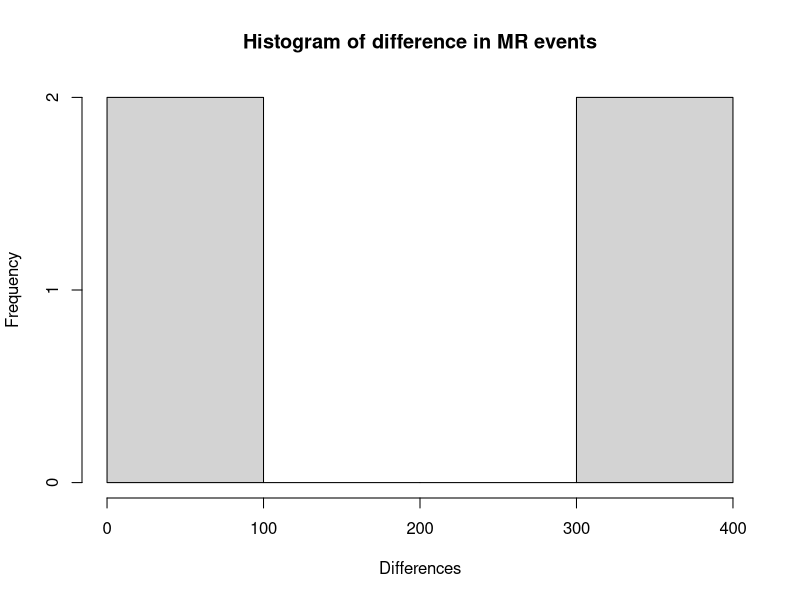
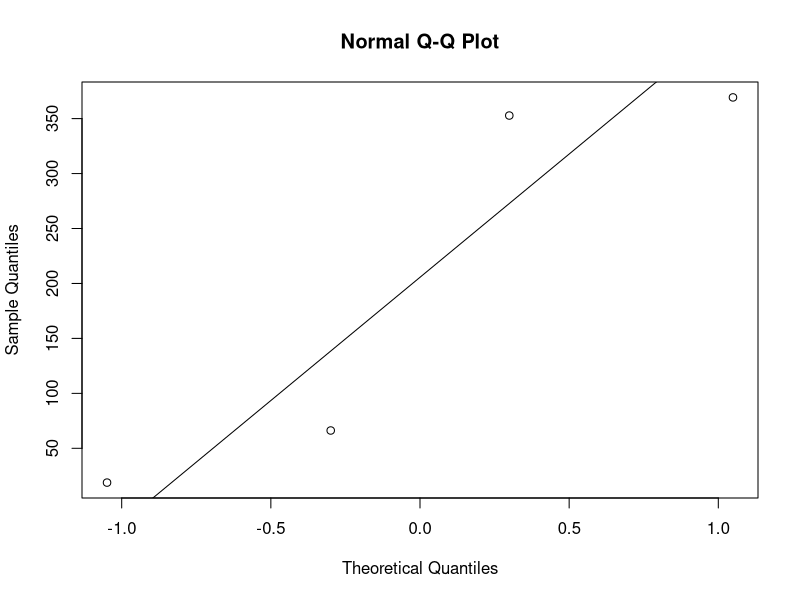

Generate these figures, in order, with R:
average_mrs_local <- c(22.6, 94.7, 243.8, 16.5)
average_mrs_remote <- c(375.4, 113.5, 613.1, 82.7)

mu <- rbind(mean(average_mrs_local), mean(average_mrs_remote))
sds <- rbind(sd(average_mrs_local), sd(average_mrs_remote))
results1 <- cbind(mu, sds)
colnames(results1) <- c("Mean", "SD")
rownames(results1) <- c("Local", "Remote")
dif <- average_mrs_remote - average_mrs_local
hist(dif, main = "Histogram of difference in MR events", xlab = "Differences")
qqnorm(dif)
qqline(dif)
shapiro.test(dif)

median(average_mrs_local)
median(average_mrs_remote)

wilcox.test(average_mrs_local, average_mrs_remote, paired = TRUE, exact = TRUE)
